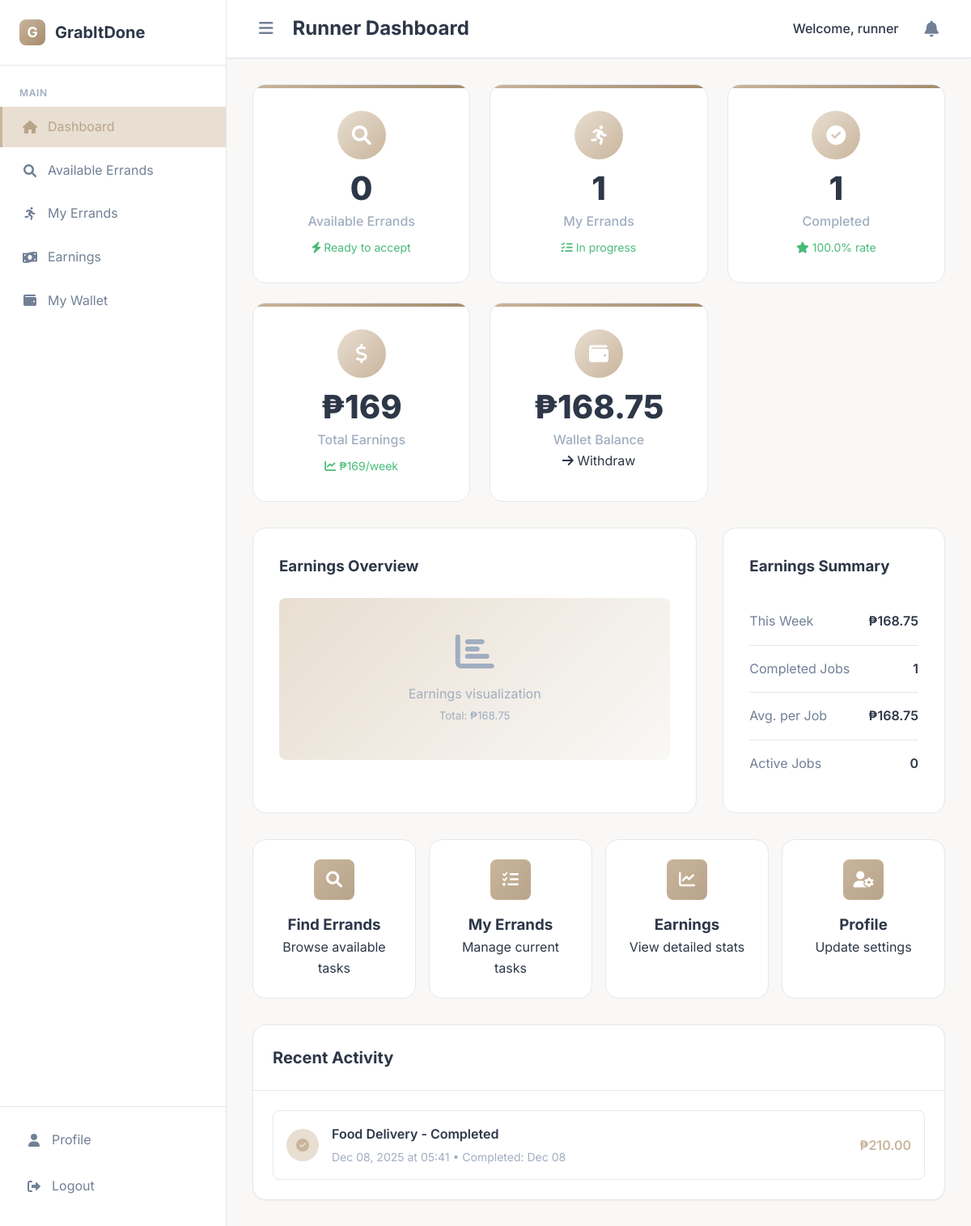
The page /dashboard (signed in) on the database its author committed.
### app/models.py (models this page shows, shortened)
class User(db.Model):
    id = db.Column(db.Integer, primary_key=True)
    username = db.Column(db.String(80), unique=True, nullable=False)
    email = db.Column(db.String(120), unique=True, nullable=False)
    password_hash = db.Column(db.String(200), nullable=False)
    role = db.Column(db.String(20), nullable=False)  # client, runner, admin
    first_name = db.Column(db.String(50))
    last_name = db.Column(db.String(50))
    phone = db.Column(db.String(20))
    barangay = db.Column(db.String(100))
    address = db.Column(db.Text)
    bio = db.Column(db.Text)
    vehicle_type = db.Column(db.String(50))
    available_hours = db.Column(db.String(100))
    verified = db.Column(db.Boolean, default=False)
    verification_requested = db.Column(db.Boolean, default=False)
    verification_status = db.Column(db.String(20), default='not_requested')
    last_verification_date = db.Column(db.DateTime)
    rejection_reason = db.Column(db.Text, nullable=True)
    is_active = db.Column(db.Boolean, default=True)
    created_at = db.Column(db.DateTime, default=datetime.utcnow)
    wallet_balance = db.Column(db.Float, default=0.0)
    total_earnings = db.Column(db.Float, default=0.0)  # For runners
    total_spent = db.Column(db.Float, default=0.0)     # For clients
    created_errands = db.relationship('Errand', foreign_keys='Errand.client_id', backref='user_client', lazy=True)
    accepted_errands = db.relationship('Errand', foreign_keys='Errand.runner_id', backref='user_runner', lazy=True)
    client_payments = db.relationship('Payment', foreign_keys='Payment.client_id', backref='payment_client_user', lazy=True)
    runner_payments = db.relationship('Payment', foreign_keys='Payment.runner_id', backref='payment_runner_user', lazy=True)
    wallet_transactions = db.relationship('WalletTransaction', backref='transaction_user', lazy=True)
    user_payment_methods = db.relationship('PaymentMethod', backref='method_owner', lazy=True)
    user_wallet = db.relationship('Wallet', backref='wallet_owner_user', uselist=False)

class Errand(db.Model):
    id = db.Column(db.Integer, primary_key=True)
    category = db.Column(db.String(100), nullable=False)
    description = db.Column(db.Text, nullable=False)
    pickup_address = db.Column(db.String(200), nullable=False)
    dropoff_address = db.Column(db.String(200), nullable=False)
    barangay = db.Column(db.String(100), nullable=False)
    preferred_time = db.Column(db.DateTime)
    proposed_fee = db.Column(db.Float, nullable=False)
    final_fee = db.Column(db.Float)
    status = db.Column(db.String(20), default='Pending')
    client_id = db.Column(db.Integer, db.ForeignKey('user.id'), nullable=False)
    runner_id = db.Column(db.Integer, db.ForeignKey('user.id'))
    payment_id = db.Column(db.Integer, db.ForeignKey('payment.id'))
    created_at = db.Column(db.DateTime, default=datetime.utcnow)
    updated_at = db.Column(db.DateTime, default=datetime.utcnow, onupdate=datetime.utcnow)
    accepted_at = db.Column(db.DateTime)
    completed_at = db.Column(db.DateTime)
    payment = db.relationship('Payment', backref='errand_payment', foreign_keys=[payment_id])

### app/routes.py (the view)
@bp.route('/dashboard')
@login_required()
def dashboard():
    user = User.query.get(session['user_id'])
    if not user.is_active:
        return redirect(url_for('main.account_suspended'))
    if user.role == 'client':
        return client_dashboard(user)
    elif user.role == 'runner':
        return runner_dashboard(user)
    elif user.role == 'admin':
        return admin_dashboard(user)

### app/routes.py (called while the page is built)
def validate_session():
    if 'user_id' not in session:
        return False
    session_hash = session.get('session_id')
    cookie_session = request.cookies.get('user_session')
    if not session_hash or not cookie_session:
        return False
    expected_cookie = f"{session['user_id']}_{session_hash}"
    return cookie_session == expected_cookie

### app/templates/runner/dashboard_runner.html (shortened to what this page needs)
{% extends 'base.html' %}
{% block header_title %}Runner Dashboard{% endblock %}
{% block content %}
<div class="dashboard-content">
    <div class="stats-grid">
        <div class="stat-card">
            <div class="stat-icon">
                <i class="fas fa-search"></i>
            </div>
            <div class="stat-value">{{ available_errands|length }}</div>
            <div class="stat-label">Available Errands</div>
            <div class="stat-change positive">
                <i class="fas fa-bolt"></i>
                Ready to accept
            </div>
        </div>
        <div class="stat-card">
            <div class="stat-icon">
                <i class="fas fa-running"></i>
            </div>
            <div class="stat-value">{{ accepted_errands|length }}</div>
            <div class="stat-label">My Errands</div>
            <div class="stat-change positive">
                <i class="fas fa-tasks"></i>
                In progress
            </div>
        </div>
        <div class="stat-card">
            <div class="stat-icon">
                <i class="fas fa-check-circle"></i>
            </div>
            <div class="stat-value">{{ completed_count }}</div>
            <div class="stat-label">Completed</div>
            <div class="stat-change positive">
                <i class="fas fa-star"></i>
                {{ ((completed_count / (accepted_errands|length)) * 100)|round(1) if accepted_errands|length > 0 else 0 }}% rate
            </div>
        </div>
        <div class="stat-card">
            <div class="stat-icon">
                <i class="fas fa-dollar-sign"></i>
            </div>
            <div class="stat-value">₱{{ "%.0f"|format(total_earnings) }}</div>
            <div class="stat-label">Total Earnings</div>
            <div class="stat-change positive">
                <i class="fas fa-chart-line"></i>
                ₱{{ "%.0f"|format(weekly_earnings) }}/week
            </div>
        </div>
        <div class="stat-card">
            <div class="stat-icon">
                <i class="fas fa-wallet"></i>
            </div>
            <div class="stat-value">₱{{ "%.2f"|format(user.wallet_balance) }}</div>
            <div class="stat-label">Wallet Balance</div>
            <div class="stat-trend">
                <a href="{{ url_for('main.wallet') }}" style="color: inherit; text-decoration: none;">
                    <i class="fas fa-arrow-right"></i>
                    <span>Withdraw</span>
                </a>
            </div>
        </div>
    </div>
    <div class="earnings-breakdown">
        <div class="earnings-chart">
            <h3 style="margin-bottom: 1.5rem;">Earnings Overview</h3>
            <div class="chart-placeholder">
                <div style="text-align: center;">
                    <i class="fas fa-chart-bar" style="font-size: 3rem; margin-bottom: 1rem;"></i>
                    <p>Earnings visualization</p>
                    <small>Total: ₱{{ "%.2f"|format(total_earnings) }}</small>
                </div>
            </div>
        </div>
        <div class="earnings-summary">
            <h3 style="margin-bottom: 1.5rem;">Earnings Summary</h3>
            <div class="summary-item">
                <span class="summary-label">This Week</span>
                <span class="summary-value">₱{{ "%.2f"|format(weekly_earnings) }}</span>
            </div>
            <div class="summary-item">
                <span class="summary-label">Completed Jobs</span>
                <span class="summary-value">{{ completed_count }}</span>
            </div>
            <div class="summary-item">
                <span class="summary-label">Avg. per Job</span>
                <span class="summary-value">₱{{ "%.2f"|format(total_earnings / completed_count if completed_count > 0 else 0) }}</span>
            </div>
            <div class="summary-item">
                <span class="summary-label">Active Jobs</span>
                <span class="summary-value">{{ accepted_errands|length - completed_count }}</span>
            </div>
        </div>
    </div>
    <div class="quick-actions-grid">
        <a href="{{ url_for('main.available_errands_runner') }}" class="quick-action-card">
            <div class="quick-action-icon">
                <i class="fas fa-search"></i>
            </div>
            <h3>Find Errands</h3>
            <p>Browse available tasks</p>
        </a>
        <a href="{{ url_for('main.my_errands_runner') }}" class="quick-action-card">
            <div class="quick-action-icon">
                <i class="fas fa-tasks"></i>
            </div>
            <h3>My Errands</h3>
            <p>Manage current tasks</p>
        </a>
        <a href="{{ url_for('main.earnings_runner') }}" class="quick-action-card">
            <div class="quick-action-icon">
                <i class="fas fa-chart-line"></i>
            </div>
            <h3>Earnings</h3>
            <p>View detailed stats</p>
        </a>
        <a href="{{ url_for('main.profile') }}" class="quick-action-card">
            <div class="quick-action-icon">
                <i class="fas fa-user-cog"></i>
            </div>
            <h3>Profile</h3>
            <p>Update settings</p>
        </a>
    </div>
    <div class="card">
        <div class="card-header">
            <h2 class="card-title">Recent Activity</h2>
        </div>
        <div class="card-body">
            {% if accepted_errands %}
                <div class="activity-list">
                    {% for errand in accepted_errands[:5] %}
                    <div class="activity-item">
                        <div class="activity-icon">
                            <i class="fas fa-{{ 'check-circle' if errand.status == 'Completed' else 'running' }}"></i>
                        </div>
                        <div class="activity-content">
                            <div class="activity-title">
                                {{ errand.category }} - {{ errand.status }}
                            </div>
                            <div class="activity-time">
                                {{ errand.created_at.strftime('%b %d, %Y at %H:%M') }}
                                {% if errand.status == 'Completed' and errand.completed_at %}
                                • Completed: {{ errand.completed_at.strftime('%b %d') }}
                                {% endif %}
                            </div>
                        </div>
                        <div class="activity-amount">
                            ₱{{ "%.2f"|format(errand.final_fee or errand.proposed_fee) }}
                        </div>
                    </div>
                    {% endfor %}
                </div>
            {% endif %}
        </div>
    </div>
</div>
{% endblock %}

### app/templates/base.html (style rules this page uses)
:root { --primary: #C9B59C; --primary-dark: #B8A48B; --primary-light: #E8DED1; --secondary: #D9CFC7; --accent: #A58C6D; --background: #F9F8F6; --surface: #FFFFFF; --text-primary: #2D3748; --text-secondary: #718096; --text-muted: #A0AEC0; --border: #E2E8F0; --success: #48BB78; --warning: #ED8936; --error: #F56565; --info: #4299E1; --shadow-sm: 0 1px 2px 0 rgba(0, 0, 0, 0.05); --shadow: 0 1px 3px 0 rgba(0, 0, 0, 0.1), 0 1px 2px 0 rgba(0, 0, 0, 0.06); --shadow-md: 0 4px 6px -1px rgba(0, 0, 0, 0.1), 0 2px 4px -1px rgba(0, 0, 0, 0.06); --shadow-lg: 0 10px 15px -3px rgba(0, 0, 0, 0.1), 0 4px 6px -2px rgba(0, 0, 0, 0.05); --radius: 8px; --radius-lg: 16px; --sidebar-width: 280px; --sidebar-width-collapsed: 70px; }
* { margin: 0; padding: 0; box-sizing: border-box; }
body { font-family: 'Inter', sans-serif; line-height: 1.6; color: var(--text-primary); background: var(--background); min-height: 100vh; }
.card { background: var(--surface); border-radius: var(--radius-lg); box-shadow: var(--shadow-sm); border: 1px solid var(--border); }
.card-header { padding: 1.5rem; border-bottom: 1px solid var(--border); }
.card-title { font-size: 1.25rem; font-weight: 700; margin: 0; }
.card-body { padding: 1.5rem; }

### rows shown on the page
User: wallet_balance "168.75"
Errand: category "Food Delivery", status "Completed", created_at "Dec 08, 2025 at 05:41", completed_at "Dec 08", final_fee "210.00"

### other values the page prints
{{ session.get('username') }} "runner"
{{ available_errands|length }} "0"
{{ accepted_errands|length }} "1"
{{ completed_count }} "1"
{{ "%.0f"|format(total_earnings) }} "169"
{{ "%.0f"|format(weekly_earnings) }} "169"
{{ "%.2f"|format(total_earnings) }} "168.75"
{{ "%.2f"|format(weekly_earnings) }} "168.75"
{{ accepted_errands|length - completed_count }} "0"
